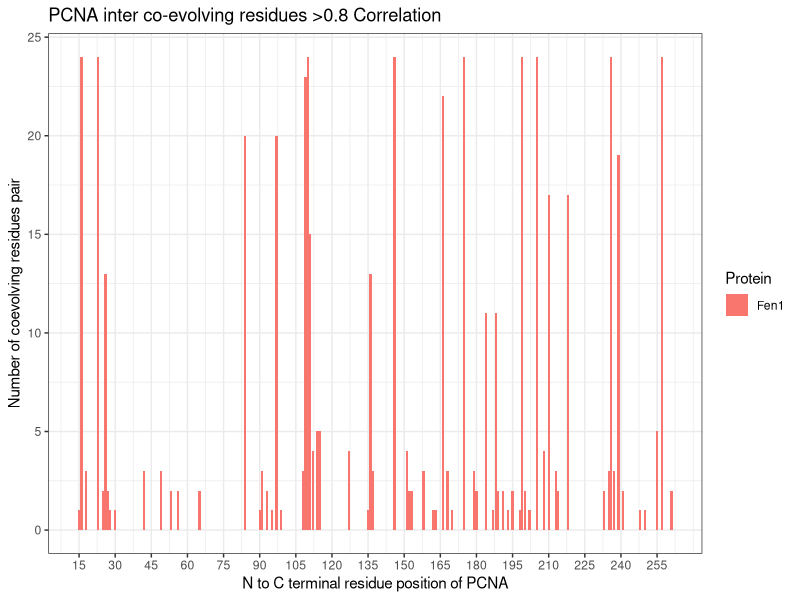
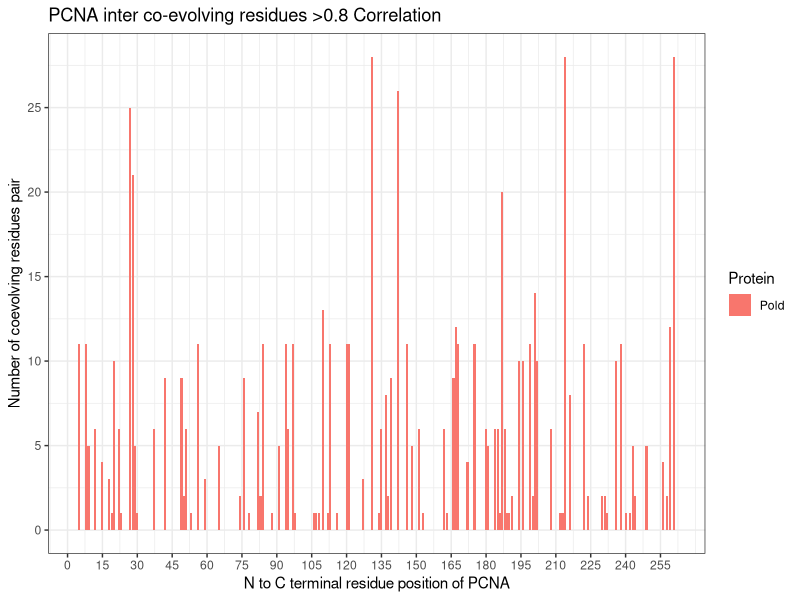
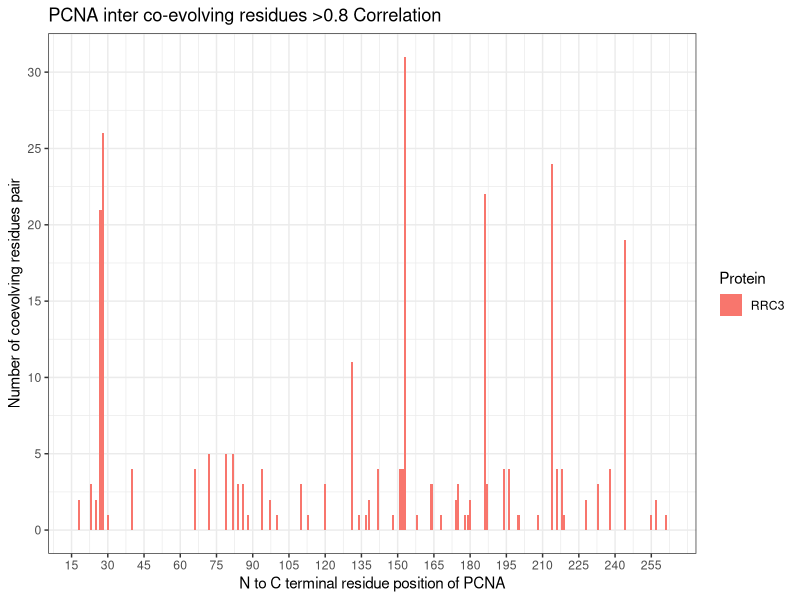
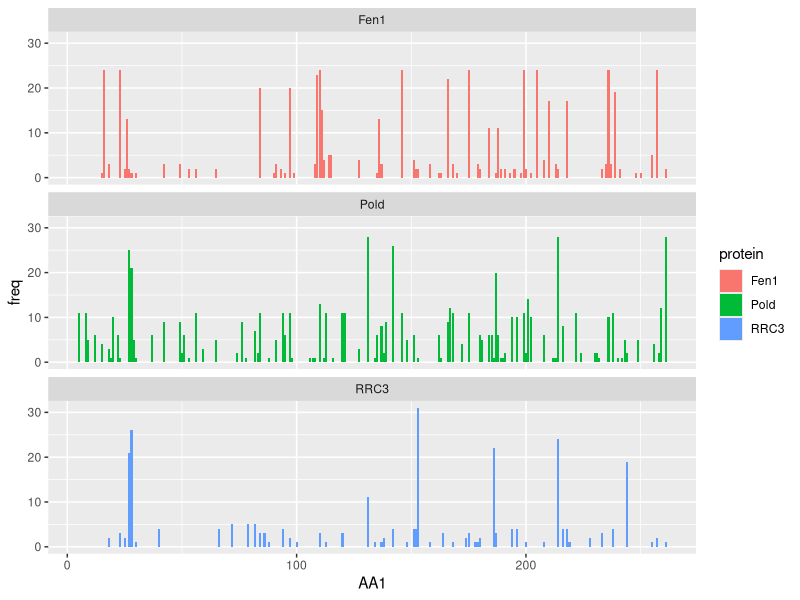
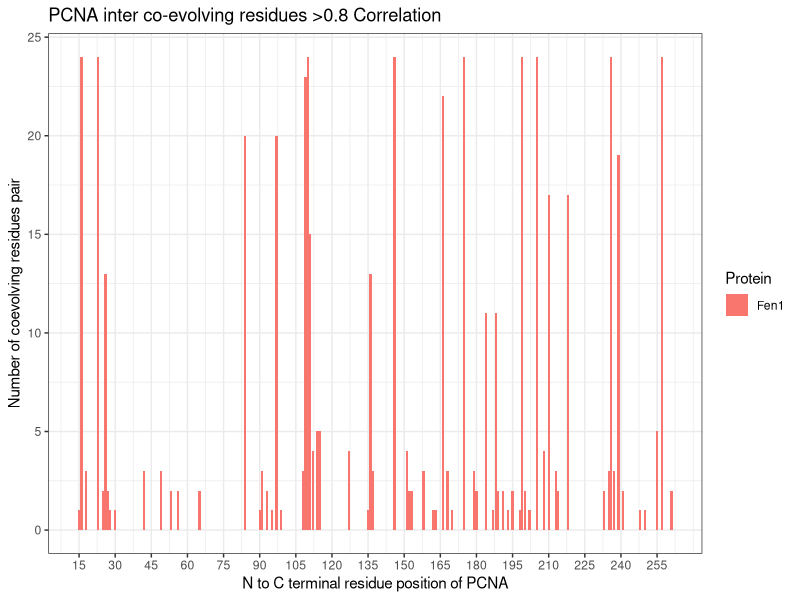
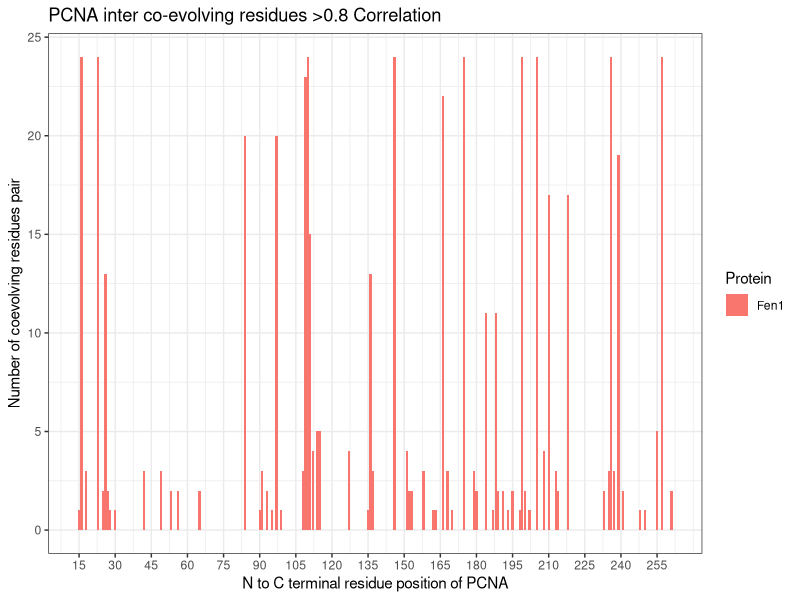
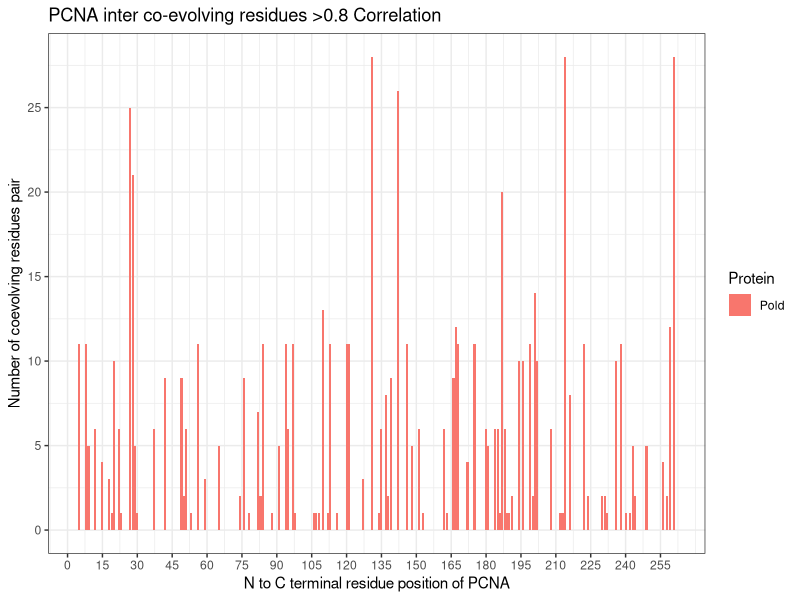
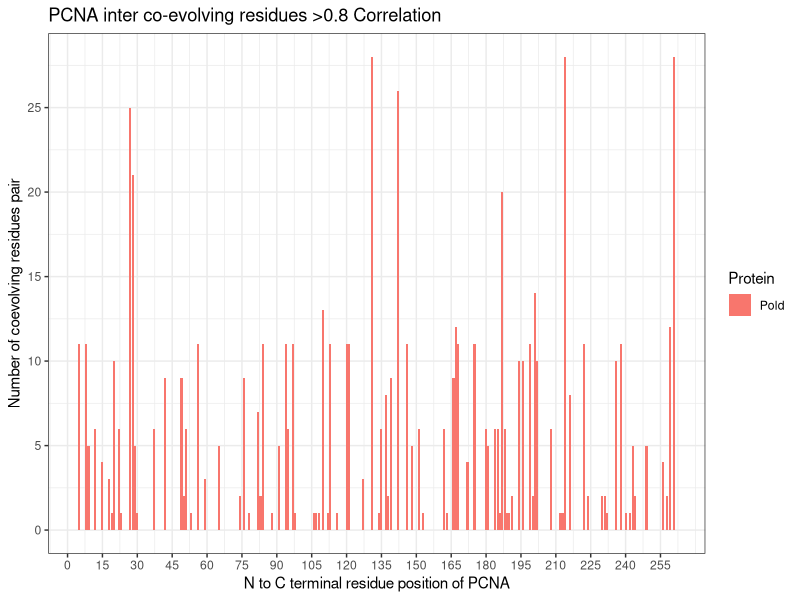

R code for these plots, in order:
setwd("~/suny/RESEARCH_DOC/A_THESIS_WORK/CHAPTER_5_COEVOLV_RESIDUE/eukarya")

library(dplyr)
library(ggplot2)
library(readr)
library(tidyr)

## Testing ggplot sequencially
# p <- ggplot(fen1_freq, aes(AA1, y=freq, fill=protein)) + geom_bar(stat="identity") 
# p <- p + theme_bw()
# p <- p + scale_x_continuous(name="N to C terminal residue position of PCNA ",
#                             breaks=seq(0,263,15)) +
#     scale_y_continuous(name="Number of coevolving residues pair", limits=c(0, 30))
# p+ labs(title="PCNA inter co-evolving residues >0.8 Correlation", fill="Protein")


## Function for processing the raw coevolving residue pairs of inter coevolution from CAPS server.

data_frame_process <- function(data){
## Taking the data frame it will split and remove parenthesis and 
## convert the column type to numeric type.
    

    require(dplyr)
    require(tidyr)

    data_splitted <- data %>% 
        separate(., AA1, into=c("AA1_algn", "AA1"), sep="\\(", extra="drop")

    data_splitted <- data_splitted %>% 
        separate(., AA1, into=c("AA1"), sep="\\)", extra="drop")


    data_splitted <- data_splitted %>% 
        separate(., AA2, into=c("AA2_algn", "AA2"), sep="\\(", extra="drop")

    data_splitted <- data_splitted %>% 
        separate(., AA2, into=c("AA2"), sep="\\)", extra="drop")

    # Charater to numeric type conversion
    data_splitted <- data_splitted %>% 
    mutate(AA1_algn=as.numeric(AA1_algn), AA1=as.numeric(AA1),
           AA2_algn=as.numeric(AA2_algn), AA2=as.numeric(AA2)
            )

    data <- data_splitted
    return(data)
}

## Pair of residues frequency calculation for each position of PCNA residue.
## it takes the processed splitted data frame and the protein name whos data is,
## and after filtering write a filtered dataframe to disk >0.8 correlation as 
## .csv. Finally create a frequency table to use it in next satage.


protein_coevolve_frequency <- function(splitted_df, protein="") {
    require(dplyr)
    
    filtered_df <- splitted_df %>% 
    filter(Correlation>=0.8) 
    
    ## writing filtered coevolved residue pairs to a csv file
    folder="data/"
    filename=paste0(protein,"_inter.csv")
    write.csv(filtered_df, paste(folder, filename), row.names=FALSE)
    
    ## writing filtered coevolved network residue pairs to a csv file
    network_file=paste0(protein, "_inter_network.csv")
    filtered_df %>% select(AA1, AA2, Correlation) %>% 
        write.csv(., paste(folder, network_file), row.names=FALSE)
    
    filtered_df_freq <- filtered_df %>% group_by(AA1) %>% 
    summarise(freq=n()) %>% mutate(protein=protein)
    
    return(filtered_df_freq)

}

## Barplot plotting function with ggplot


draw_bar_plot <- function(frequncy_df){
    require(ggplot2)
    p <- ggplot(frequncy_df, aes(AA1, y=freq, fill=protein)) + 
        geom_bar(stat="identity") 
    p <- p + theme_bw()
    
    p <- p + labs(title="PCNA inter co-evolving residues >0.8 Correlation",
                  fill="Protein") +
        scale_x_continuous(name="N to C terminal residue position of PCNA",
                           breaks=seq(0,263,15)) +
        scale_y_continuous(name="Number of coevolving residues pair",
                           breaks=seq(0,30,5))
    p
    
}

## FEN1 
fen1_pcna <- read_csv("data/FEN1_INTER_COEV.csv")
fen1_pcna
## Applying function to process the data frame
fen1 <- data_frame_process(fen1_pcna)
## Generating frequency table
fen1_co_freq <- protein_coevolve_frequency(fen1,"Fen1")
## Plotting bar plot
draw_bar_plot(fen1_co_freq)
## saving to disk
ggsave("fen1/fen1_plot.tiff", width=9, height=6, units= "in", dpi = 300 )
ggsave("plots/fen1_plot.png", width=9, height=6, units= "in", dpi = 300 )

## POLD

pold_pcna <- read_csv("data/POLD_INTER_COEV.csv")
pold_pcna
## Applying function to process the data frame
pold <- data_frame_process(pold_pcna)
## Generating frequency table
pold_co_freq <- protein_coevolve_frequency(pold,"Pold")
## Plotting bar plot
draw_bar_plot(pold_co_freq)
## saving to disk
ggsave("pold/pold_inter_plot.tiff", width=9, height=6, units= "in", dpi = 300 )
ggsave("plots/pold_inter_plot.png", width=9, height=6, units= "in", dpi = 300 )


## RFC3

rfc3_pcna <- read_csv("data/RFC3_INTER_COEV.csv")
rfc3_pcna
## Applying function to process the data frame
rfc3 <- data_frame_process(rfc3_pcna)
## Generating frequency table
rf3_co_freq <- protein_coevolve_frequency(rfc3,"RRC3")
## Plotting bar plot
draw_bar_plot(rf3_co_freq)
## saving to disk
ggsave("rfc3/rfc3_inter_plot.tiff", width=9, height=6, units= "in", dpi = 300 )
ggsave("plots/rfc3_inter_plot.png", width=9, height=6, units= "in", dpi = 300 )

total_df=bind_rows(fen1_co_freq, pold_co_freq, rf3_co_freq )


p <- ggplot(total_df, aes(AA1, y=freq, fill=protein)) + geom_bar(stat="identity")
p + facet_wrap(~protein, ncol=1)
